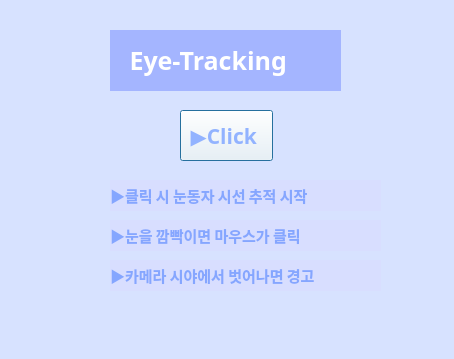
<?xml version="1.0" encoding="UTF-8"?>
<ui version="4.0">
 <class>Dialog</class>
 <widget class="QDialog" name="Dialog">
  <property name="geometry">
   <rect>
    <x>0</x>
    <y>0</y>
    <width>454</width>
    <height>359</height>
   </rect>
  </property>
  <property name="windowTitle">
   <string>Dialog</string>
  </property>
  <property name="styleSheet">
   <string notr="true">background-color: rgb(215, 226, 255);
border-top-color: rgb(255, 255, 255);
border-color: rgb(255, 255, 255);</string>
  </property>
  <widget class="QLabel" name="label">
   <property name="geometry">
    <rect>
     <x>110</x>
     <y>30</y>
     <width>231</width>
     <height>61</height>
    </rect>
   </property>
   <property name="palette">
    <palette>
     <active>
      <colorrole role="WindowText">
       <brush brushstyle="SolidPattern">
        <color alpha="255">
         <red>255</red>
         <green>255</green>
         <blue>255</blue>
        </color>
       </brush>
      </colorrole>
      <colorrole role="Button">
       <brush brushstyle="SolidPattern">
        <color alpha="255">
         <red>164</red>
         <green>181</green>
         <blue>255</blue>
        </color>
       </brush>
      </colorrole>
      <colorrole role="Text">
       <brush brushstyle="SolidPattern">
        <color alpha="255">
         <red>255</red>
         <green>255</green>
         <blue>255</blue>
        </color>
       </brush>
      </colorrole>
      <colorrole role="ButtonText">
       <brush brushstyle="SolidPattern">
        <color alpha="255">
         <red>255</red>
         <green>255</green>
         <blue>255</blue>
        </color>
       </brush>
      </colorrole>
      <colorrole role="Base">
       <brush brushstyle="SolidPattern">
        <color alpha="255">
         <red>164</red>
         <green>181</green>
         <blue>255</blue>
        </color>
       </brush>
      </colorrole>
      <colorrole role="Window">
       <brush brushstyle="SolidPattern">
        <color alpha="255">
         <red>164</red>
         <green>181</green>
         <blue>255</blue>
        </color>
       </brush>
      </colorrole>
     </active>
     <inactive>
      <colorrole role="WindowText">
       <brush brushstyle="SolidPattern">
        <color alpha="255">
         <red>255</red>
         <green>255</green>
         <blue>255</blue>
        </color>
       </brush>
      </colorrole>
      <colorrole role="Button">
       <brush brushstyle="SolidPattern">
        <color alpha="255">
         <red>164</red>
         <green>181</green>
         <blue>255</blue>
        </color>
       </brush>
      </colorrole>
      <colorrole role="Text">
       <brush brushstyle="SolidPattern">
        <color alpha="255">
         <red>255</red>
         <green>255</green>
         <blue>255</blue>
        </color>
       </brush>
      </colorrole>
      <colorrole role="ButtonText">
       <brush brushstyle="SolidPattern">
        <color alpha="255">
         <red>255</red>
         <green>255</green>
         <blue>255</blue>
        </color>
       </brush>
      </colorrole>
      <colorrole role="Base">
       <brush brushstyle="SolidPattern">
        <color alpha="255">
         <red>164</red>
         <green>181</green>
         <blue>255</blue>
        </color>
       </brush>
      </colorrole>
      <colorrole role="Window">
       <brush brushstyle="SolidPattern">
        <color alpha="255">
         <red>164</red>
         <green>181</green>
         <blue>255</blue>
        </color>
       </brush>
      </colorrole>
     </inactive>
     <disabled>
      <colorrole role="WindowText">
       <brush brushstyle="SolidPattern">
        <color alpha="255">
         <red>255</red>
         <green>255</green>
         <blue>255</blue>
        </color>
       </brush>
      </colorrole>
      <colorrole role="Button">
       <brush brushstyle="SolidPattern">
        <color alpha="255">
         <red>164</red>
         <green>181</green>
         <blue>255</blue>
        </color>
       </brush>
      </colorrole>
      <colorrole role="Text">
       <brush brushstyle="SolidPattern">
        <color alpha="255">
         <red>255</red>
         <green>255</green>
         <blue>255</blue>
        </color>
       </brush>
      </colorrole>
      <colorrole role="ButtonText">
       <brush brushstyle="SolidPattern">
        <color alpha="255">
         <red>255</red>
         <green>255</green>
         <blue>255</blue>
        </color>
       </brush>
      </colorrole>
      <colorrole role="Base">
       <brush brushstyle="SolidPattern">
        <color alpha="255">
         <red>164</red>
         <green>181</green>
         <blue>255</blue>
        </color>
       </brush>
      </colorrole>
      <colorrole role="Window">
       <brush brushstyle="SolidPattern">
        <color alpha="255">
         <red>164</red>
         <green>181</green>
         <blue>255</blue>
        </color>
       </brush>
      </colorrole>
     </disabled>
    </palette>
   </property>
   <property name="font">
    <font>
     <family>Bahnschrift SemiBold</family>
     <pointsize>19</pointsize>
     <weight>75</weight>
     <bold>true</bold>
    </font>
   </property>
   <property name="styleSheet">
    <string notr="true">color :white;

background-color: rgb(164, 181, 255);
border-color: rgb(255, 255, 255);</string>
   </property>
   <property name="text">
    <string>   Eye-Tracking</string>
   </property>
  </widget>
  <widget class="QPushButton" name="pushButton">
   <property name="geometry">
    <rect>
     <x>180</x>
     <y>110</y>
     <width>93</width>
     <height>51</height>
    </rect>
   </property>
   <property name="minimumSize">
    <size>
     <width>93</width>
     <height>0</height>
    </size>
   </property>
   <property name="maximumSize">
    <size>
     <width>93</width>
     <height>16777215</height>
    </size>
   </property>
   <property name="font">
    <font>
     <family>Bahnschrift SemiBold SemiConden</family>
     <pointsize>16</pointsize>
     <weight>75</weight>
     <bold>true</bold>
    </font>
   </property>
   <property name="styleSheet">
    <string notr="true"> background-color:rgb(31, 31, 31);
border-color: rgb(170, 207, 255);
background-color: rgb(255, 255, 255);

color: rgb(146, 179, 255);</string>
   </property>
   <property name="text">
    <string>▶Click </string>
   </property>
   <property name="iconSize">
    <size>
     <width>30</width>
     <height>30</height>
    </size>
   </property>
  </widget>
  <widget class="QLabel" name="label_3">
   <property name="geometry">
    <rect>
     <x>110</x>
     <y>220</y>
     <width>271</width>
     <height>31</height>
    </rect>
   </property>
   <property name="font">
    <font>
     <family>Hancom Gothic</family>
     <pointsize>11</pointsize>
     <weight>75</weight>
     <bold>true</bold>
    </font>
   </property>
   <property name="styleSheet">
    <string notr="true">color: rgb(133, 166, 255);
background-color: rgb(216, 222, 255);</string>
   </property>
   <property name="text">
    <string>▶눈을 깜빡이면 마우스가 클릭</string>
   </property>
  </widget>
  <widget class="QLabel" name="label_4">
   <property name="geometry">
    <rect>
     <x>110</x>
     <y>260</y>
     <width>271</width>
     <height>31</height>
    </rect>
   </property>
   <property name="font">
    <font>
     <family>Hancom Gothic</family>
     <pointsize>11</pointsize>
     <weight>75</weight>
     <bold>true</bold>
    </font>
   </property>
   <property name="styleSheet">
    <string notr="true">color: rgb(133, 166, 255);
background-color: rgb(216, 222, 255);</string>
   </property>
   <property name="text">
    <string>▶카메라 시야에서 벗어나면 경고</string>
   </property>
  </widget>
  <widget class="QLabel" name="label_5">
   <property name="geometry">
    <rect>
     <x>110</x>
     <y>180</y>
     <width>271</width>
     <height>31</height>
    </rect>
   </property>
   <property name="font">
    <font>
     <family>Hancom Gothic</family>
     <pointsize>11</pointsize>
     <weight>75</weight>
     <bold>true</bold>
    </font>
   </property>
   <property name="styleSheet">
    <string notr="true">color: rgb(133, 166, 255);

background-color: rgb(216, 222, 255);
border-color: rgb(255, 255, 255);</string>
   </property>
   <property name="text">
    <string>▶클릭 시 눈동자 시선 추적 시작</string>
   </property>
  </widget>
 </widget>
 <resources/>
 <connections/>
</ui>
